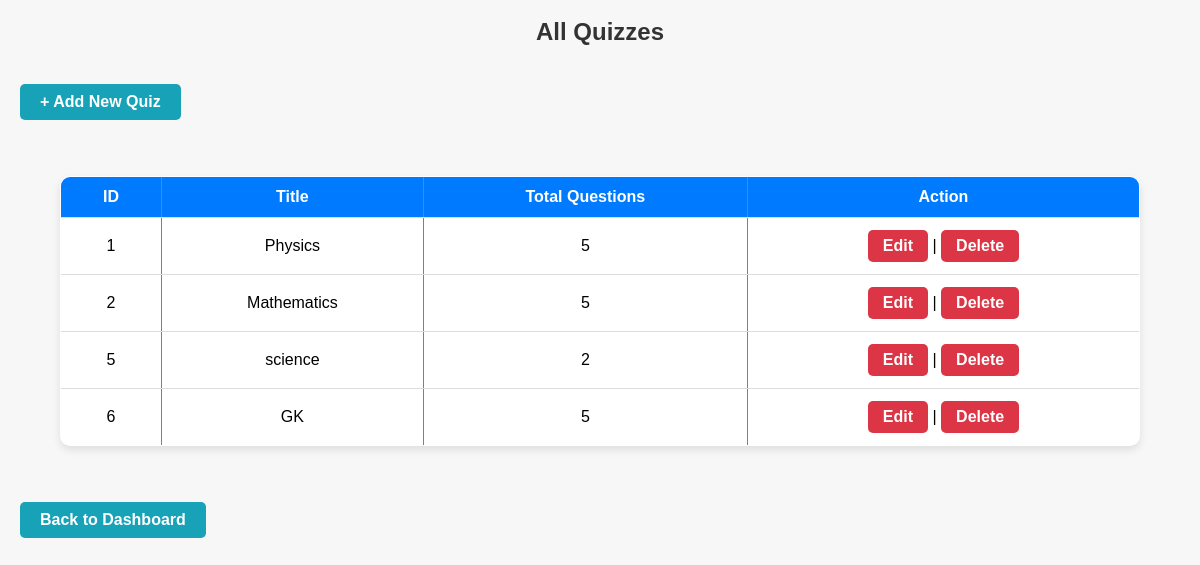
/view_quiz.php, run on the app's committed database.
### tables this page shows
CREATE TABLE `quiz` (
  `quiz_id` int(11) NOT NULL,
  `quiz_title` varchar(100) DEFAULT NULL,
  `total_questions` int(11) DEFAULT NULL
);

### view_quiz.php (the view, shortened to what this page needs)
<?php
include("db_connection.php");
$result = mysqli_query($conn,"SELECT * FROM quiz");
?>
<!DOCTYPE html>
<html>
<head>
    <link rel="stylesheet" href="style.css">
</head>
<body>
<h2>All Quizzes</h2>
<a href="add_quiz.php">+ Add New Quiz</a>
<br><br>
<table border="1" cellpadding="10">
<tr>
    <th>ID</th>
    <th>Title</th>
    <th>Total Questions</th>
    <th>Action</th>
</tr>
<?php while($row=mysqli_fetch_assoc($result)){ ?>
<tr>
    <td><?php echo $row['quiz_id']; ?></td>
    <td><?php echo $row['quiz_title']; ?></td>
    <td><?php echo $row['total_questions']; ?></td>
    <td>
        <a href="add_quiz.php?edit_id=<?php echo $row['quiz_id']; ?>">Edit</a> |
        <a href="view_quiz.php?delete_id=<?php echo $row['quiz_id']; ?>"
        onclick="return confirm('Delete this quiz?')">Delete</a>
    </td>
</tr>
<?php } ?>
</table>
<br>
<a href="admin_dashboard.php">Back to Dashboard</a>
</body>
</html>

### style.css (style rules this page uses)
body { font-family: Arial, Helvetica, sans-serif; background-color: #f7f7f7; margin: 0; padding: 0; line-height: 1; }
a { display: inline-block; padding: 10px 20px; margin: 5px; background-color: #6c757d; color: #fff; text-decoration: none; border-radius: 5px; font-weight: bold; transition: all 0.3s ease; }
h1, h2 { text-align: center; color: #333; }
table { width: 90%; margin: 20px auto; border-collapse: collapse; background-color: #fff; border-radius: 10px; overflow: hidden; box-shadow: 0 4px 8px rgba(0,0,0,0.1); }
table th, table td { padding: 12px 15px; text-align: center; border-bottom: 1px solid #ddd; }
table th { background-color: #007bff; color: #fff; }
table a { display: inline-block; color: #fff; text-decoration: none; font-weight: bold; background-color: #dc3545; padding: 8px 15px; border-radius: 5px; transition: all 0.3s ease; margin: 0; }
body > a { display: inline-block; margin: 20px; padding: 10px 20px; background-color: #17a2b8; color: #fff; text-decoration: none; border-radius: 5px; font-weight: bold; transition: all 0.3s ease; }

### data on the page
quiz: quiz_id "1", quiz_title "Physics", total_questions "5"
quiz: quiz_id "2", quiz_title "Mathematics", total_questions "5"
quiz: quiz_id "5", quiz_title "science", total_questions "2"
quiz: quiz_id "6", quiz_title "GK", total_questions "5"
